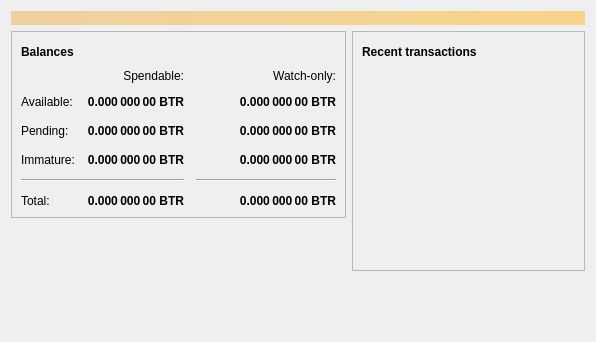
<?xml version="1.0" encoding="UTF-8"?>
<ui version="4.0">
 <class>OverviewPage</class>
 <widget class="QWidget" name="OverviewPage">
  <property name="geometry">
   <rect>
    <x>0</x>
    <y>0</y>
    <width>596</width>
    <height>342</height>
   </rect>
  </property>
  <property name="windowTitle">
   <string>Form</string>
  </property>
  <layout class="QVBoxLayout" name="topLayout">
   <item>
    <widget class="QLabel" name="labelAlerts">
     <property name="visible">
      <bool>false</bool>
     </property>
     <property name="styleSheet">
      <string notr="true">QLabel { background-color: qlineargradient(x1: 0, y1: 0, x2: 1, y2: 0, stop:0 #F0D0A0, stop:1 #F8D488); color:#000000; }</string>
     </property>
     <property name="wordWrap">
      <bool>true</bool>
     </property>
     <property name="margin">
      <number>3</number>
     </property>
     <property name="textInteractionFlags">
      <set>Qt::TextSelectableByMouse</set>
     </property>
    </widget>
   </item>
   <item>
    <layout class="QHBoxLayout" name="horizontalLayout" stretch="1,1">
     <item>
      <layout class="QVBoxLayout" name="verticalLayout_2">
       <item>
        <widget class="QFrame" name="frame">
         <property name="frameShape">
          <enum>QFrame::StyledPanel</enum>
         </property>
         <property name="frameShadow">
          <enum>QFrame::Raised</enum>
         </property>
         <layout class="QVBoxLayout" name="verticalLayout_4">
          <item>
           <layout class="QHBoxLayout" name="horizontalLayout_4">
            <item>
             <widget class="QLabel" name="label_5">
              <property name="font">
               <font>
                <weight>75</weight>
                <bold>true</bold>
               </font>
              </property>
              <property name="text">
               <string>Balances</string>
              </property>
             </widget>
            </item>
            <item>
             <widget class="QPushButton" name="labelWalletStatus">
              <property name="enabled">
               <bool>true</bool>
              </property>
              <property name="maximumSize">
               <size>
                <width>30</width>
                <height>16777215</height>
               </size>
              </property>
              <property name="toolTip">
               <string>The displayed information may be out of date. Your wallet automatically synchronizes with the BitSilver network after a connection is established, but this process has not completed yet.</string>
              </property>
              <property name="text">
               <string/>
              </property>
              <property name="icon">
               <iconset resource="../bitsilver.qrc">
                <normaloff>:/icons/warning</normaloff>
                <disabledoff>:/icons/warning</disabledoff>:/icons/warning</iconset>
              </property>
              <property name="iconSize">
               <size>
                <width>24</width>
                <height>24</height>
               </size>
              </property>
              <property name="flat">
               <bool>true</bool>
              </property>
             </widget>
            </item>
            <item>
             <spacer name="horizontalSpacer_3">
              <property name="orientation">
               <enum>Qt::Horizontal</enum>
              </property>
              <property name="sizeHint" stdset="0">
               <size>
                <width>40</width>
                <height>20</height>
               </size>
              </property>
             </spacer>
            </item>
           </layout>
          </item>
          <item>
           <layout class="QGridLayout" name="gridLayout">
            <property name="spacing">
             <number>12</number>
            </property>
            <item row="2" column="2">
             <widget class="QLabel" name="labelWatchPending">
              <property name="font">
               <font>
                <weight>75</weight>
                <bold>true</bold>
               </font>
              </property>
              <property name="cursor">
               <cursorShape>IBeamCursor</cursorShape>
              </property>
              <property name="toolTip">
               <string>Unconfirmed transactions to watch-only addresses</string>
              </property>
              <property name="text">
               <string notr="true">0.000 000 00 BTR</string>
              </property>
              <property name="alignment">
               <set>Qt::AlignRight|Qt::AlignTrailing|Qt::AlignVCenter</set>
              </property>
              <property name="textInteractionFlags">
               <set>Qt::LinksAccessibleByMouse|Qt::TextSelectableByKeyboard|Qt::TextSelectableByMouse</set>
              </property>
             </widget>
            </item>
            <item row="2" column="1">
             <widget class="QLabel" name="labelUnconfirmed">
              <property name="font">
               <font>
                <weight>75</weight>
                <bold>true</bold>
               </font>
              </property>
              <property name="cursor">
               <cursorShape>IBeamCursor</cursorShape>
              </property>
              <property name="toolTip">
               <string>Total of transactions that have yet to be confirmed, and do not yet count toward the spendable balance</string>
              </property>
              <property name="text">
               <string notr="true">0.000 000 00 BTR</string>
              </property>
              <property name="alignment">
               <set>Qt::AlignRight|Qt::AlignTrailing|Qt::AlignVCenter</set>
              </property>
              <property name="textInteractionFlags">
               <set>Qt::LinksAccessibleByMouse|Qt::TextSelectableByKeyboard|Qt::TextSelectableByMouse</set>
              </property>
             </widget>
            </item>
            <item row="3" column="2">
             <widget class="QLabel" name="labelWatchImmature">
              <property name="font">
               <font>
                <weight>75</weight>
                <bold>true</bold>
               </font>
              </property>
              <property name="cursor">
               <cursorShape>IBeamCursor</cursorShape>
              </property>
              <property name="toolTip">
               <string>Mined balance in watch-only addresses that has not yet matured</string>
              </property>
              <property name="text">
               <string notr="true">0.000 000 00 BTR</string>
              </property>
              <property name="alignment">
               <set>Qt::AlignRight|Qt::AlignTrailing|Qt::AlignVCenter</set>
              </property>
              <property name="textInteractionFlags">
               <set>Qt::LinksAccessibleByMouse|Qt::TextSelectableByKeyboard|Qt::TextSelectableByMouse</set>
              </property>
             </widget>
            </item>
            <item row="4" column="0" colspan="2">
             <widget class="Line" name="line">
              <property name="orientation">
               <enum>Qt::Horizontal</enum>
              </property>
             </widget>
            </item>
            <item row="4" column="2">
             <widget class="Line" name="lineWatchBalance">
              <property name="sizePolicy">
               <sizepolicy hsizetype="Preferred" vsizetype="Fixed">
                <horstretch>0</horstretch>
                <verstretch>0</verstretch>
               </sizepolicy>
              </property>
              <property name="minimumSize">
               <size>
                <width>140</width>
                <height>0</height>
               </size>
              </property>
              <property name="orientation">
               <enum>Qt::Horizontal</enum>
              </property>
             </widget>
            </item>
            <item row="5" column="0">
             <widget class="QLabel" name="labelTotalText">
              <property name="text">
               <string>Total:</string>
              </property>
             </widget>
            </item>
            <item row="3" column="1">
             <widget class="QLabel" name="labelImmature">
              <property name="font">
               <font>
                <weight>75</weight>
                <bold>true</bold>
               </font>
              </property>
              <property name="cursor">
               <cursorShape>IBeamCursor</cursorShape>
              </property>
              <property name="toolTip">
               <string>Mined balance that has not yet matured</string>
              </property>
              <property name="text">
               <string notr="true">0.000 000 00 BTR</string>
              </property>
              <property name="alignment">
               <set>Qt::AlignRight|Qt::AlignTrailing|Qt::AlignVCenter</set>
              </property>
              <property name="textInteractionFlags">
               <set>Qt::LinksAccessibleByMouse|Qt::TextSelectableByKeyboard|Qt::TextSelectableByMouse</set>
              </property>
             </widget>
            </item>
            <item row="2" column="3">
             <spacer name="horizontalSpacer_2">
              <property name="orientation">
               <enum>Qt::Horizontal</enum>
              </property>
              <property name="sizeHint" stdset="0">
               <size>
                <width>40</width>
                <height>20</height>
               </size>
              </property>
             </spacer>
            </item>
            <item row="3" column="0">
             <widget class="QLabel" name="labelImmatureText">
              <property name="text">
               <string>Immature:</string>
              </property>
             </widget>
            </item>
            <item row="5" column="1">
             <widget class="QLabel" name="labelTotal">
              <property name="font">
               <font>
                <weight>75</weight>
                <bold>true</bold>
               </font>
              </property>
              <property name="cursor">
               <cursorShape>IBeamCursor</cursorShape>
              </property>
              <property name="toolTip">
               <string>Your current total balance</string>
              </property>
              <property name="text">
               <string notr="true">0.000 000 00 BTR</string>
              </property>
              <property name="alignment">
               <set>Qt::AlignRight|Qt::AlignTrailing|Qt::AlignVCenter</set>
              </property>
              <property name="textInteractionFlags">
               <set>Qt::LinksAccessibleByMouse|Qt::TextSelectableByKeyboard|Qt::TextSelectableByMouse</set>
              </property>
             </widget>
            </item>
            <item row="5" column="2">
             <widget class="QLabel" name="labelWatchTotal">
              <property name="font">
               <font>
                <weight>75</weight>
                <bold>true</bold>
               </font>
              </property>
              <property name="cursor">
               <cursorShape>IBeamCursor</cursorShape>
              </property>
              <property name="toolTip">
               <string>Current total balance in watch-only addresses</string>
              </property>
              <property name="text">
               <string notr="true">0.000 000 00 BTR</string>
              </property>
              <property name="alignment">
               <set>Qt::AlignRight|Qt::AlignTrailing|Qt::AlignVCenter</set>
              </property>
              <property name="textInteractionFlags">
               <set>Qt::LinksAccessibleByMouse|Qt::TextSelectableByKeyboard|Qt::TextSelectableByMouse</set>
              </property>
             </widget>
            </item>
            <item row="0" column="2">
             <widget class="QLabel" name="labelWatchonly">
              <property name="text">
               <string>Watch-only:</string>
              </property>
              <property name="alignment">
               <set>Qt::AlignRight|Qt::AlignTrailing|Qt::AlignVCenter</set>
              </property>
             </widget>
            </item>
            <item row="1" column="0">
             <widget class="QLabel" name="labelBalanceText">
              <property name="text">
               <string>Available:</string>
              </property>
             </widget>
            </item>
            <item row="1" column="1">
             <widget class="QLabel" name="labelBalance">
              <property name="font">
               <font>
                <weight>75</weight>
                <bold>true</bold>
               </font>
              </property>
              <property name="cursor">
               <cursorShape>IBeamCursor</cursorShape>
              </property>
              <property name="toolTip">
               <string>Your current spendable balance</string>
              </property>
              <property name="text">
               <string notr="true">0.000 000 00 BTR</string>
              </property>
              <property name="alignment">
               <set>Qt::AlignRight|Qt::AlignTrailing|Qt::AlignVCenter</set>
              </property>
              <property name="textInteractionFlags">
               <set>Qt::LinksAccessibleByMouse|Qt::TextSelectableByKeyboard|Qt::TextSelectableByMouse</set>
              </property>
             </widget>
            </item>
            <item row="1" column="2">
             <widget class="QLabel" name="labelWatchAvailable">
              <property name="font">
               <font>
                <weight>75</weight>
                <bold>true</bold>
               </font>
              </property>
              <property name="cursor">
               <cursorShape>IBeamCursor</cursorShape>
              </property>
              <property name="toolTip">
               <string>Your current balance in watch-only addresses</string>
              </property>
              <property name="text">
               <string notr="true">0.000 000 00 BTR</string>
              </property>
              <property name="alignment">
               <set>Qt::AlignRight|Qt::AlignTrailing|Qt::AlignVCenter</set>
              </property>
              <property name="textInteractionFlags">
               <set>Qt::LinksAccessibleByMouse|Qt::TextSelectableByKeyboard|Qt::TextSelectableByMouse</set>
              </property>
             </widget>
            </item>
            <item row="2" column="0">
             <widget class="QLabel" name="labelPendingText">
              <property name="text">
               <string>Pending:</string>
              </property>
             </widget>
            </item>
            <item row="0" column="1">
             <widget class="QLabel" name="labelSpendable">
              <property name="text">
               <string>Spendable:</string>
              </property>
              <property name="alignment">
               <set>Qt::AlignRight|Qt::AlignTrailing|Qt::AlignVCenter</set>
              </property>
             </widget>
            </item>
           </layout>
          </item>
         </layout>
        </widget>
       </item>
       <item>
        <spacer name="verticalSpacer">
         <property name="orientation">
          <enum>Qt::Vertical</enum>
         </property>
         <property name="sizeHint" stdset="0">
          <size>
           <width>20</width>
           <height>40</height>
          </size>
         </property>
        </spacer>
       </item>
      </layout>
     </item>
     <item>
      <layout class="QVBoxLayout" name="verticalLayout_3">
       <item>
        <widget class="QFrame" name="frame_2">
         <property name="frameShape">
          <enum>QFrame::StyledPanel</enum>
         </property>
         <property name="frameShadow">
          <enum>QFrame::Raised</enum>
         </property>
         <layout class="QVBoxLayout" name="verticalLayout">
          <item>
           <layout class="QHBoxLayout" name="horizontalLayout_2">
            <item>
             <widget class="QLabel" name="label_4">
              <property name="font">
               <font>
                <weight>75</weight>
                <bold>true</bold>
               </font>
              </property>
              <property name="text">
               <string>Recent transactions</string>
              </property>
             </widget>
            </item>
            <item>
             <widget class="QPushButton" name="labelTransactionsStatus">
              <property name="enabled">
               <bool>true</bool>
              </property>
              <property name="maximumSize">
               <size>
                <width>30</width>
                <height>16777215</height>
               </size>
              </property>
              <property name="toolTip">
               <string>The displayed information may be out of date. Your wallet automatically synchronizes with the BitSilver network after a connection is established, but this process has not completed yet.</string>
              </property>
              <property name="text">
               <string/>
              </property>
              <property name="icon">
               <iconset resource="../bitsilver.qrc">
                <normaloff>:/icons/warning</normaloff>
                <disabledoff>:/icons/warning</disabledoff>:/icons/warning</iconset>
              </property>
              <property name="iconSize">
               <size>
                <width>24</width>
                <height>24</height>
               </size>
              </property>
              <property name="flat">
               <bool>true</bool>
              </property>
             </widget>
            </item>
            <item>
             <spacer name="horizontalSpacer">
              <property name="orientation">
               <enum>Qt::Horizontal</enum>
              </property>
              <property name="sizeHint" stdset="0">
               <size>
                <width>40</width>
                <height>20</height>
               </size>
              </property>
             </spacer>
            </item>
           </layout>
          </item>
          <item>
           <widget class="QListView" name="listTransactions">
            <property name="styleSheet">
             <string notr="true">QListView { background: transparent; }</string>
            </property>
            <property name="frameShape">
             <enum>QFrame::NoFrame</enum>
            </property>
            <property name="verticalScrollBarPolicy">
             <enum>Qt::ScrollBarAlwaysOff</enum>
            </property>
            <property name="horizontalScrollBarPolicy">
             <enum>Qt::ScrollBarAlwaysOff</enum>
            </property>
            <property name="selectionMode">
             <enum>QAbstractItemView::NoSelection</enum>
            </property>
           </widget>
          </item>
         </layout>
        </widget>
       </item>
       <item>
        <spacer name="verticalSpacer_2">
         <property name="orientation">
          <enum>Qt::Vertical</enum>
         </property>
         <property name="sizeHint" stdset="0">
          <size>
           <width>20</width>
           <height>40</height>
          </size>
         </property>
        </spacer>
       </item>
      </layout>
     </item>
    </layout>
   </item>
  </layout>
 </widget>
 <resources/>
 <connections/>
</ui>
